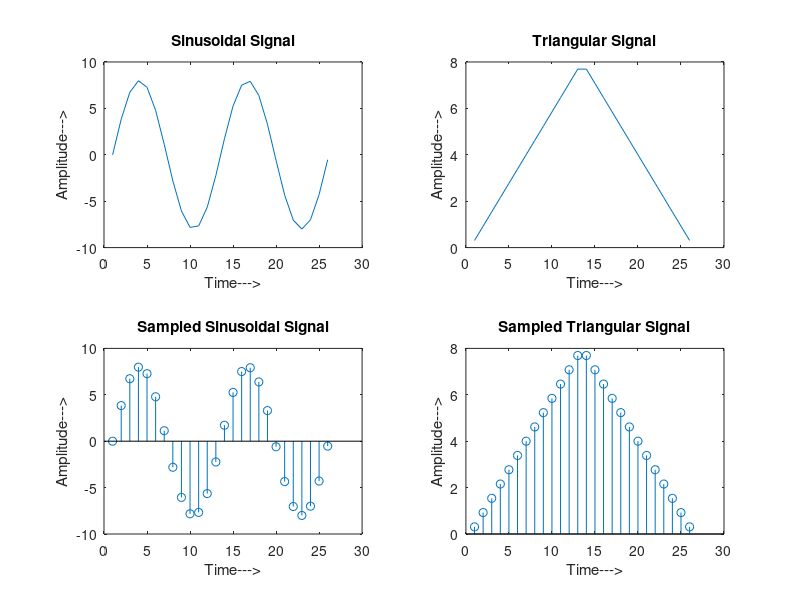
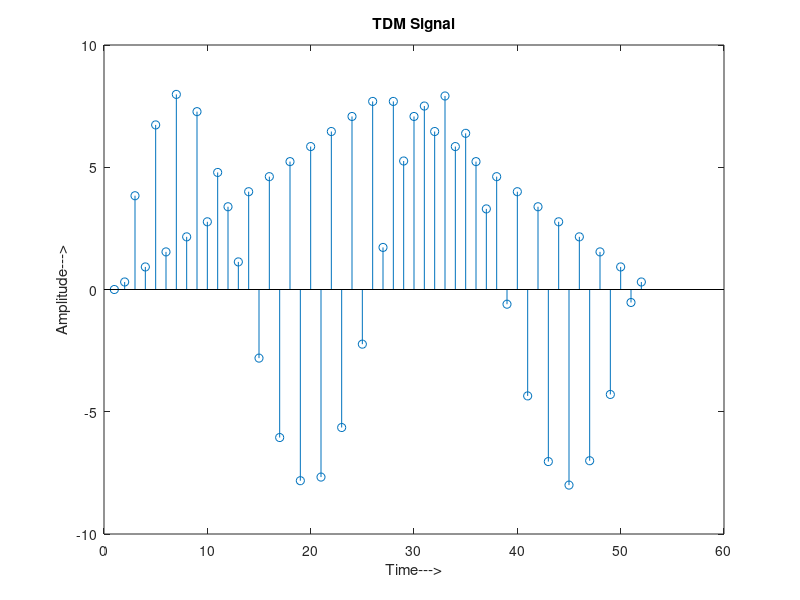
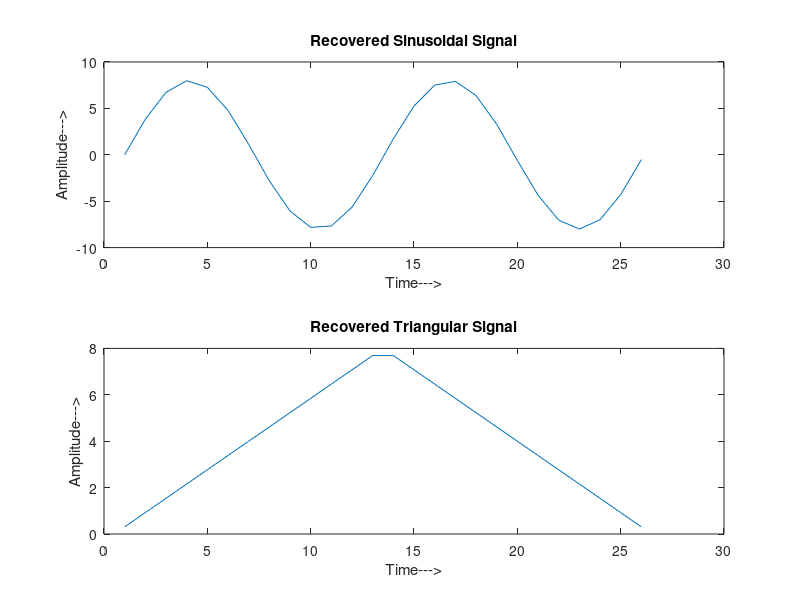

The MATLAB source for these figures, in order:
%J029 Love Khakhar 
%Aim: Write a program to implement time division multiplexing and demultiplexing 
clc;
close all;
clear all;
% Signal generation
x=0:.5:4*pi; % siganal taken upto 4pi
sig1=8*sin(x); % generate 1st sinusoidal signal
l=length(sig1);
sig2=8*triang(l); % Generate 2nd traingular Sigal
% Display of Both Signal
subplot(2,2,1); 
plot(sig1);
title('Sinusoidal Signal');
ylabel('Amplitude--->');
xlabel('Time--->');
subplot(2,2,2);
plot(sig2);
title('Triangular Signal');
ylabel('Amplitude--->');
xlabel('Time--->');
% Display of Both Sampled Signal
subplot(2,2,3);
stem(sig1);
title('Sampled Sinusoidal Signal');
ylabel('Amplitude--->');
xlabel('Time--->');
subplot(2,2,4);
stem(sig2);
title('Sampled Triangular Signal');
ylabel('Amplitude--->');
xlabel('Time--->');
l1=length(sig1);
l2=length(sig2);
for i=1:l1
sig(1,i)=sig1(i); % Making Both row vector to a matrix
sig(2,i)=sig2(i);
end 
% TDM of both quantize signal
tdmsig=reshape(sig,1,2*l1); 
% Display of TDM Signal
figure
stem(tdmsig);
title('TDM Signal');
ylabel('Amplitude--->');
xlabel('Time--->');
% Demultiplexing of TDM Signal
demux=reshape(tdmsig,2,l1);
for i=1:l1
sig3(i)=demux(1,i); % Converting The matrix into row vectors
sig4(i)=demux(2,i);
end 
% display of demultiplexed signal
figure
subplot(2,1,1)
plot(sig3);
title('Recovered Sinusoidal Signal');
ylabel('Amplitude--->');
xlabel('Time--->');
subplot(2,1,2)
plot(sig4);
title('Recovered Triangular Signal');
ylabel('Amplitude--->');
xlabel('Time--->');

